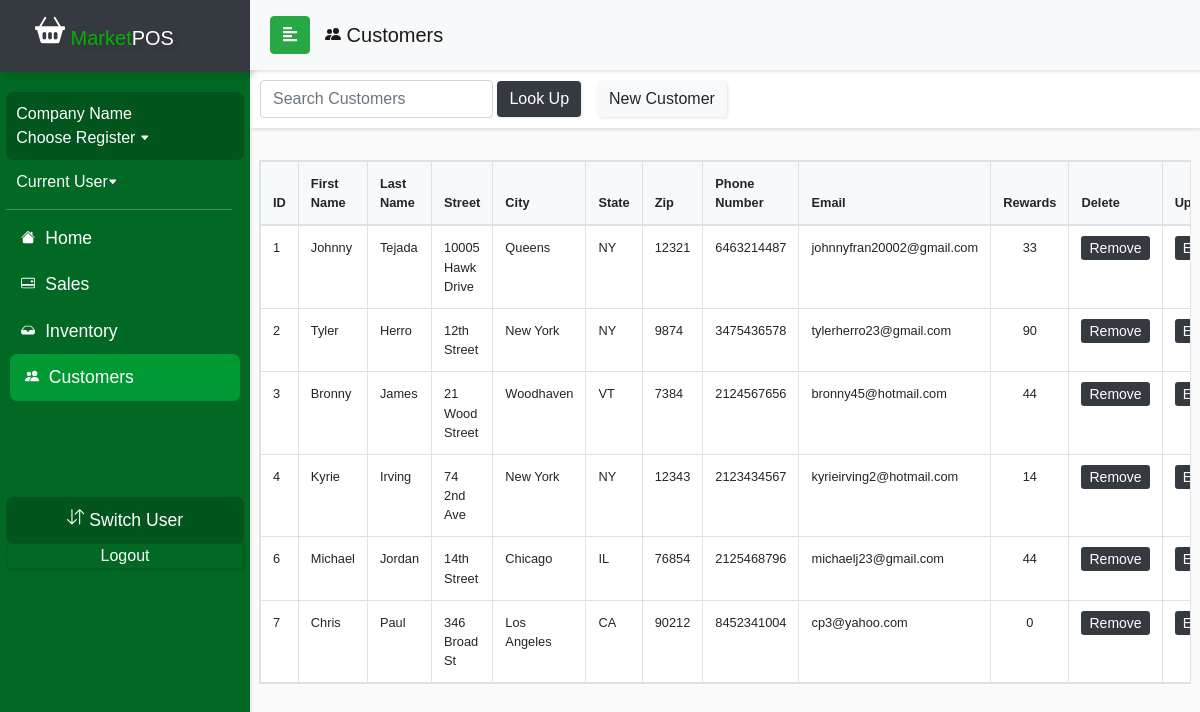
Page /currentDraft/customerview.php on the earlier database version.
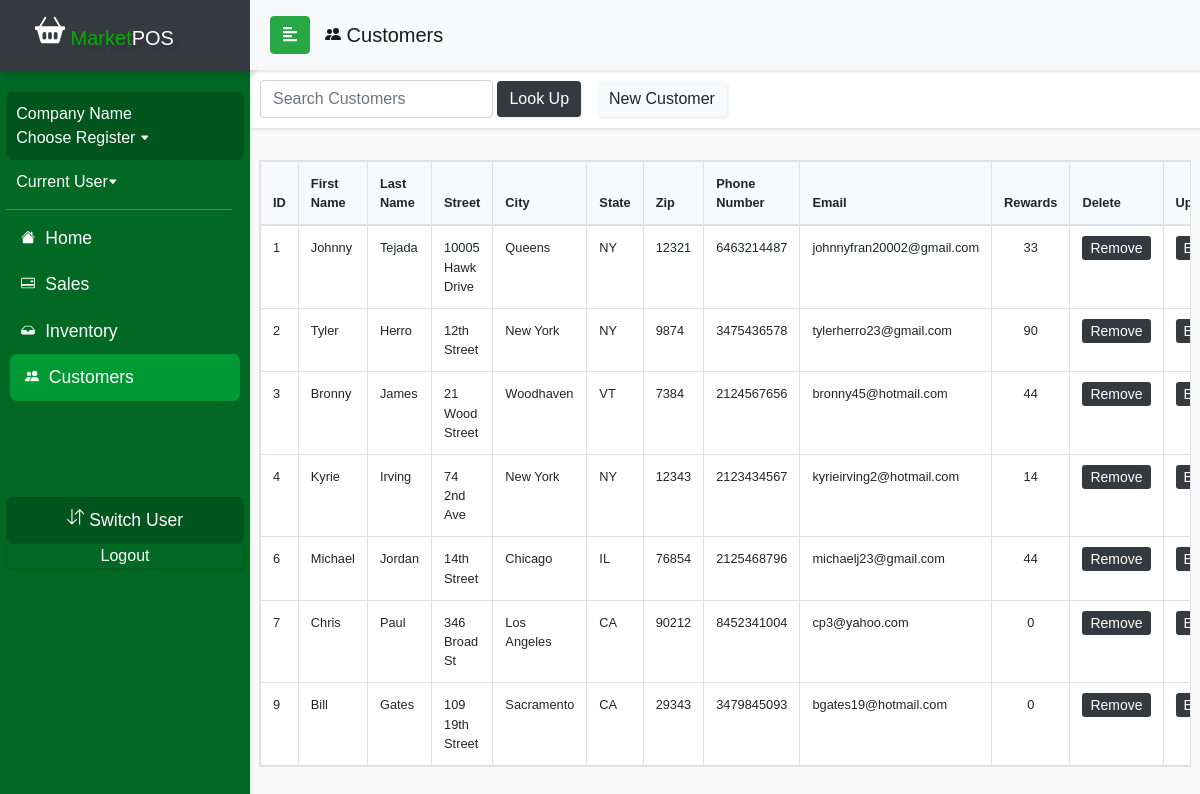
Same page on the later database version.
### tables this page shows
CREATE TABLE `customer_info` (
  `customer_id` int(11) NOT NULL,
  `email` varchar(50) NOT NULL,
  `password` varchar(60) NOT NULL,
  `first_name` varchar(50) NOT NULL,
  `last_name` varchar(50) NOT NULL,
  `phone_number` double NOT NULL,
  `rewards` float DEFAULT NULL,
  `street_address` varchar(50) NOT NULL,
  `city` varchar(50) NOT NULL,
  `state` varchar(2) NOT NULL,
  `zip_code` int(11) NOT NULL
);

### currentDraft/customerview.php (the view, shortened to what this page needs)
<?php
include_once('sidebarconnect.php');
$query = "SELECT * FROM customer_info";
$result = mysqli_query($conn, $query);
?>
<!DOCTYPE html>
<html>
<head>
  <link rel="stylesheet" href="css/bootstrap.min.css">
  <link rel="stylesheet" href="userStyle2.css">
  <link rel="stylesheet" href="css/jquery.mCustomScrollbar.min.css">
</head>
<body>
<nav id="sidebar">
    <div class="sidebar-header bg-dark">
      <h1 id="brand"><span><a class="navbar-brand relative-top" href="indexDraft.php">
            <span style="color: #00b300"> Market</span>POS</a></h1>
    </div>
    <ul class="list-unstyled components">
      <li>
        <div id="usercard">
          <a href="salescontrolpanel.php#switchreg" style="font-size: 1em;"><?php if ((isset($_SESSION['emp_id'])) ) echo $row['company_name']; else  echo 'Company Name'; ?></br>
            <?php if (isset($_SESSION['register'])) echo "Register " .$_SESSION['register'];else  echo 'Choose Register'; ?> <svg width=".6em" height=".6em" viewBox="0 0 16 16" class="bi bi-caret-down-fill" fill="currentColor" xmlns="http://www.w3.org/2000/svg">
              <path d="M7.247 11.14L2.451 5.658C1.885 5.013 2.345 4 3.204 4h9.592a1 1 0 0 1 .753 1.659l-4.796 5.48a1 1 0 0 1-1.506 0z" />
            </svg></a>
        </div>
      </li>
      <li>
        <a href="employeePinLogin.php" style="font-size: 1em;"><?php if ((isset($_SESSION['emp_id']))) echo "". $row['first_name']. " " . $row['last_name'] . " ";else echo "Current User";?><svg width=".6em" height=".6em" viewBox="0 0 16 16" class="bi bi-caret-down-fill" fill="currentColor" xmlns="http://www.w3.org/2000/svg">
            <path d="M7.247 11.14L2.451 5.658C1.885 5.013 2.345 4 3.204 4h9.592a1 1 0 0 1 .753 1.659l-4.796 5.48a1 1 0 0 1-1.506 0z" />
          </svg></a>
      </li>
      <div class="justify-content-center" id="navline"></div>
      <li>
        <a href="accounthomeDraft.php">
          <span style="padding:5px;">
            </span> Home</a>
      </li>
      <li>
        <a href="salescontrolpanel.php">
          <span style="padding:5px;">
          </span> Sales</a>
      </li>
      <li>
        <a href="inventorycontrol.php">
          <span style="padding:5px;">
            </span> Inventory</a>
      </li>
      <li class="active">
        <a href="customercontrol.php">
          <span style="padding:5px;">
            </span> Customers</a>
      </li>
      <li class="sidebar-footer">
        <div class="text-center" id="usercard">
          <a role="button" href="<?php $_SESSION['url'] = "salescontrolpanel.php" ?> employeePinLogin.php"> Switch User</a>
        </div>
      </li>
        <div class="card text-center" id="footerbtn" style="background: #016923;">
          <a role="button" href="logout.php"> Logout</a>
        </div>
    </ul>
  </nav>
  <div id="content">
    <nav class="navbar navbar-expand-lg navbar-light bg-light sticky-top" id="locnav">
      <div class="container-fluid">
        <button type="button" id="sidebarCollapse" class="btn btn-success">
          <i class="fas fa-align-left"></i>
        </button>
        <div class="collapse navbar-collapse" id="navbarSupportedContent">
          <ul class="nav navbar-nav mr-auto">
            <a class="navbar-brand" href="customerview.php"> Customers</a>
          </ul>
        </div>
      </div>
    </nav>
    <nav class="navbar navbar-light" id="salespanel">
      <form class="form-inline" method="post" action="customerview.php">
        <div class="nav-item" style="padding: 8px">
          <input class="form-control" name="customer" placeholder="Search Customers" aria-label="Search">
          <button class="btn btn-dark navbar-btn" name="submit-search"> Look Up</button>
        </div>
        <div class="nav-item mr-auto">
          <a class="btn navbar-btn btn-light" href="customerindex.php" role="button"> New Customer</a></div>
      </form>
    </nav>
    <div class="wrapper mt-3">
      <div class="row px-4 justify-content-center">
        <table class="table table-bordered table-hover mt-3 table-responsive" style="font-size:80%;">
          <thead class="bg-light">
          <tr>
              <th> ID </th>
              <th> First Name </th>
              <th> Last Name </th>
              <th> Street </th>
              <th> City</th>
              <th> State</th>
              <th> Zip </th>
              <th> Phone Number </th>
              <th> Email </th>
              <th> Rewards </th>
              <th> Delete </th>
              <th> Update </th>
            </tr>
          </thead>
          <tbody class="bg-white">
            <?php
            if (isset($_POST['submit-search'])) {
              $search = mysqli_real_escape_string($conn, $_POST['customer']);
              $sql = "SELECT * FROM customer_info WHERE first_name LIKE '%$search%' OR last_name LIKE '%$search%' OR phone_number LIKE '%$search%' OR email LIKE '%$search%'";
              $result = mysqli_query($conn, $sql);
              $queryResults = mysqli_num_rows($result);
              if ($queryResults > 0) {
                echo "<div class='row mt-3'>There are $queryResults results matching your search</div><br>";
                while ($row = mysqli_fetch_assoc($result)) {
					echo "<tr><td>" . $row['customer_id'] . "</td><td>"
                    . $row['first_name'] . "</td><td>" . $row['last_name'] . "</td><td>" . $row['street_address'] . "</td><td>"
                    . $row['city'] . "</td><td>" . $row['state'] . "</td><td>" . $row['zip_code'] . "</td><td>" . $row['phone_number'] . "</td><td>"
                    . $row['email'] . "</td><td class='text-center'>"  . $row['rewards'] .
                    "</td><td><a class='btn-sm btn-dark' role='button' href='customerdelete.php?Del="
                    . $row['customer_id'] . "'>Remove</a></td><td><a class='btn-sm btn-dark' role='button' href='customeredit.php?Upd="
                    . $row['customer_id'] . "'>Select</a></td></tr>";
                	}
              	} else {
                echo "<div class='row mt-3'>There are no results matching your search</div>";
              }
            } else {
              while ($row = mysqli_fetch_assoc($result)) {
                echo "<tr><td>" . $row['customer_id'] . "</td><td>"
                  . $row['first_name'] . "</td><td>" . $row['last_name'] . "</td><td>" . $row['street_address'] . "</td><td>"
                  . $row['city'] . "</td><td>" . $row['state'] . "</td><td>" . $row['zip_code'] . "</td><td>" . $row['phone_number'] . "</td><td>"
                  . $row['email'] . "</td><td class='text-center'>"  . $row['rewards'] .
                  "</td><td><a class='btn-sm btn-dark' role='button' href='customerdelete.php?Del="
                  . $row['customer_id'] . "'>Remove</a></td><td><a class='btn-sm btn-dark' role='button' href='customeredit.php?Upd="
                  . $row['customer_id'] . "'>Edit</a></td></tr>";
              }
            }
            ?>
          </tbody>
        </table>
      </div>
    </div>
</body>
</html>

### currentDraft/userStyle2.css (style rules this page uses)
body { font-family: 'Poppins', sans-serif; background: #fafafa; overflow-y: scroll; overflow-x: hidden; }
a, a:hover, a:focus { color: inherit; text-decoration: none; transition: all 0.3s; }
#brand { text-shadow: 5px 5px 3px rgba(0, 0, 0, 0.1); }
#locnav { position: fixed; }
#salespanel { padding: 2px 2px; margin-top: 30px; margin-left: 0px; overflow-y: scroll; }
.navbar { width: 100%; padding: 5px 5px; background: #fff; border: none; border-radius: 0; box-shadow: 1px 2px 3px rgba(0, 0, 0, 0.1); }
.navbar-brand { padding: 15px; }
.nav-item { padding: 8px; }
.navbar-btn { box-shadow: 1px 1px 3px rgba(0, 0, 0, 0.1); outline: none !important; border: none; }
#navline { margin-top: 5px; margin-bottom: 5px; width: 95%; height: 1px; border-bottom: 1px solid white; opacity: 25%; box-shadow: 1px 1px 3px rgba(0, 0, 0, 0.1); }
#sidebar { width: 250px; position: fixed; top: 0; left: 0; height: 100vh; z-index: 999; background: #016923; color: #fff; transition: all 0.3s; box-shadow: 1px 2px 3px rgba(0, 0, 0, 0.1); }
#sidebar .sidebar-header { padding-left: 20px; height: 4.5em; box-shadow: 5px 5px 5px rgba(0, 0, 0, 0.1); }
#sidebar ul.components { padding: 20px 0; margin: auto; width: 95%; }
#sidebar ul li a { padding: 10px; font-size: 1.1em; display: block; }
#sidebar ul li.active > a, a[aria-expanded="true"] { color: #fff; background: #009933; margin: auto; width: 97%; border-radius: 7px; pointer-events: none; }
#usercard { background: #01551d; border-radius: 7px; }
#footerbtn { background: #016923; box-shadow: 1px 1px 3px rgba(0, 0, 0, 0.1); }
#content { width: calc(100% - 250px); margin-top: 40px; min-height: 100vh; transition: all 0.3s; position: absolute; top: 0; right: 0; }

Differences in the rows shown:
added customer_info: customer_id "9", first_name "Bill", last_name "Gates", street_address "109 19th Street", city "Sacramento", state "CA", zip_code "29343", phone_number "3479845093", email "bgates19@hotmail.com", rewards "0"
